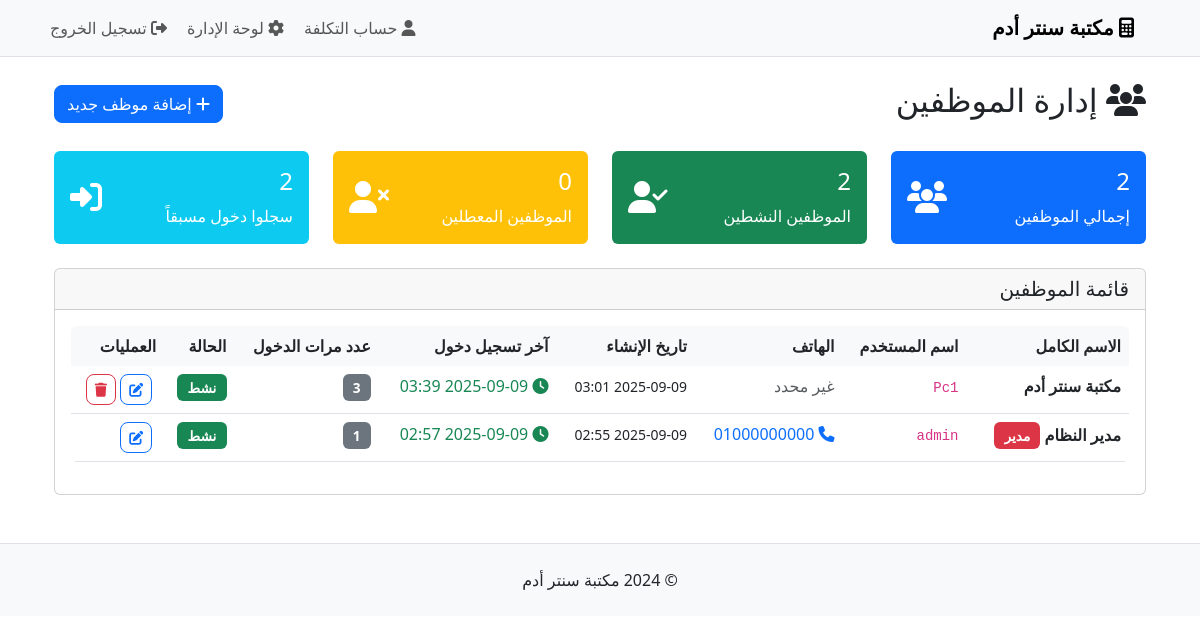
Page /admin/employees (signed in) on the committed database.
### models.py (models this page shows, shortened)
class Employee(db.Model):
    __tablename__ = 'employees'
    id = Column(Integer, primary_key=True)
    username = Column(String(80), unique=True, nullable=False)
    password = Column(String(255), nullable=False)
    full_name = Column(String(100), nullable=False)
    phone = Column(String(20))
    is_active = Column(Boolean, default=True)
    created_at = Column(DateTime, default=datetime.utcnow)
    last_login = Column(DateTime, nullable=True)
    login_count = Column(Integer, default=0)

### routes.py (the view)
@app.route('/admin/employees')
@admin_required
def admin_employees():
    if not is_admin():
        flash('ليس لديك صلاحية لإدارة الموظفين. هذه الصفحة للمدير فقط.', 'error')
        return redirect(url_for('admin_dashboard'))
    employees = Employee.query.order_by(Employee.created_at.desc()).all()
    return render_template('admin/employees.html', employees=employees)

### routes.py (called while the page is built)
def admin_required(f):
    @wraps(f)
    def decorated_function(*args, **kwargs):
        if not session.get('admin_logged_in'):
            flash('يجب تسجيل الدخول للوصول لهذه الصفحة', 'error')
            return redirect(url_for('admin_login'))
        if not is_admin():
            flash('ليس لديك صلاحية للوصول لهذه الصفحة. مخصصة للمدير فقط.', 'error')
            return redirect(url_for('employee_dashboard'))
        return f(*args, **kwargs)
    return decorated_function

def is_admin():
    employee_id = session.get('employee_id')
    if employee_id:
        employee = Employee.query.get(employee_id)
        return employee and employee.username == 'admin'
    return False

### templates/admin/employees.html (shortened to what this page needs)
{% extends "base.html" %}
{% block content %}
<div class="container-fluid">
    <div class="row">
        <div class="col-12">
            <div class="d-flex justify-content-between align-items-center mb-4">
                <h2><i class="fas fa-users"></i> إدارة الموظفين</h2>
                <button class="btn btn-primary" data-bs-toggle="modal" data-bs-target="#addEmployeeModal">
                    <i class="fas fa-plus"></i> إضافة موظف جديد
                </button>
            </div>
            <div class="row mb-4">
                <div class="col-md-3">
                    <div class="card bg-primary text-white">
                        <div class="card-body">
                            <div class="d-flex justify-content-between">
                                <div>
                                    <h4 class="card-title">{{ employees|length }}</h4>
                                    <p class="card-text">إجمالي الموظفين</p>
                                </div>
                                <div class="align-self-center">
                                    <i class="fas fa-users fa-2x"></i>
                                </div>
                            </div>
                        </div>
                    </div>
                </div>
                <div class="col-md-3">
                    <div class="card bg-success text-white">
                        <div class="card-body">
                            <div class="d-flex justify-content-between">
                                <div>
                                    <h4 class="card-title">{{ employees|selectattr('is_active')|list|length }}</h4>
                                    <p class="card-text">الموظفين النشطين</p>
                                </div>
                                <div class="align-self-center">
                                    <i class="fas fa-user-check fa-2x"></i>
                                </div>
                            </div>
                        </div>
                    </div>
                </div>
                <div class="col-md-3">
                    <div class="card bg-warning text-white">
                        <div class="card-body">
                            <div class="d-flex justify-content-between">
                                <div>
                                    <h4 class="card-title">{{ employees|rejectattr('is_active')|list|length }}</h4>
                                    <p class="card-text">الموظفين المعطلين</p>
                                </div>
                                <div class="align-self-center">
                                    <i class="fas fa-user-times fa-2x"></i>
                                </div>
                            </div>
                        </div>
                    </div>
                </div>
                <div class="col-md-3">
                    <div class="card bg-info text-white">
                        <div class="card-body">
                            <div class="d-flex justify-content-between">
                                <div>
                                    <h4 class="card-title">{{ employees|selectattr('last_login')|list|length }}</h4>
                                    <p class="card-text">سجلوا دخول مسبقاً</p>
                                </div>
                                <div class="align-self-center">
                                    <i class="fas fa-sign-in-alt fa-2x"></i>
                                </div>
                            </div>
                        </div>
                    </div>
                </div>
            </div>
            <div class="card">
                <div class="card-header">
                    <h5 class="mb-0">قائمة الموظفين</h5>
                </div>
                <div class="card-body">
                    <div class="table-responsive">
                        <table class="table table-hover">
                            <thead>
                                <tr>
                                    <th>الاسم الكامل</th>
                                    <th>اسم المستخدم</th>
                                    <th>الهاتف</th>
                                    <th>تاريخ الإنشاء</th>
                                    <th>آخر تسجيل دخول</th>
                                    <th>عدد مرات الدخول</th>
                                    <th>الحالة</th>
                                    <th>العمليات</th>
                                </tr>
                            </thead>
                            <tbody>
                                {% for employee in employees %}
                                <tr class="{% if not employee.is_active %}table-secondary{% endif %}">
                                    <td>
                                        <strong>{{ employee.full_name }}</strong>
                                        {% if employee.username == 'admin' %}
                                        <span class="badge bg-danger ms-2">مدير</span>
                                        {% endif %}
                                    </td>
                                    <td><code>{{ employee.username }}</code></td>
                                    <td>
                                        {% if employee.phone %}
                                        <a href="tel:{{ employee.phone }}" class="text-decoration-none">
                                            <i class="fas fa-phone"></i> {{ employee.phone }}
                                        </a>
                                        {% else %}
                                        <span class="text-muted">غير محدد</span>
                                        {% endif %}
                                    </td>
                                    <td>
                                        <small>{{ employee.created_at.strftime('%Y-%m-%d %H:%M') if employee.created_at else 'غير محدد' }}</small>
                                    </td>
                                    <td>
                                        {% if employee.last_login %}
                                        <span class="text-success">
                                            <i class="fas fa-clock"></i>
                                            {{ employee.last_login.strftime('%Y-%m-%d %H:%M') }}
                                        </span>
                                        {% else %}
                                        <span class="text-muted">لم يسجل دخول بعد</span>
                                        {% endif %}
                                    </td>
                                    <td>
                                        <span class="badge bg-secondary">{{ employee.login_count or 0 }}</span>
                                    </td>
                                    <td>
                                        {% if employee.is_active %}
                                        <span class="badge bg-success">نشط</span>
                                        {% else %}
                                        <span class="badge bg-secondary">معطل</span>
                                        {% endif %}
                                    </td>
                                    <td>
                                        <button class="btn btn-sm btn-outline-primary me-1"
                                                data-bs-toggle="modal"
                                                data-bs-target="#editEmployeeModal{{ employee.id }}">
                                            <i class="fas fa-edit"></i>
                                        </button>
                                        {% if employee.username != 'admin' %}
                                        <button class="btn btn-sm btn-outline-danger"
                                                data-bs-toggle="modal"
                                                data-bs-target="#deleteEmployeeModal{{ employee.id }}">
                                            <i class="fas fa-trash"></i>
                                        </button>
                                        {% endif %}
                                    </td>
                                </tr>
                                {% endfor %}
                            </tbody>
                        </table>
                    </div>
                </div>
            </div>
        </div>
    </div>
</div>
{% endblock %}

### static/css/style.css (style rules this page uses)
body { font-family: 'Segoe UI', Tahoma, Geneva, Verdana, sans-serif; background-color: #ffffff; color: #212529; }
[dir="rtl"] { text-align: right; }
.card { transition: all 0.3s ease; }
.btn { border-radius: 8px; font-weight: 500; }
.table { border-radius: 0.375rem; overflow: hidden; }
.table th { background-color: #f8f9fa; border: none; font-weight: 600; color: #212529; }
.badge { font-size: 0.85em; padding: 0.5em 0.75em; }
.card.bg-primary, .card.bg-success, .card.bg-info, .card.bg-warning { border: none; }

### rows in the picture
Employee: full_name "مكتبة سنتر أدم", username "Pc1", phone "غير محدد", created_at "2025-09-09 03:01", last_login "2025-09-09 03:39", login_count "3", is_active "نشط"
Employee: full_name "مدير النظام", username "admin", phone "01000000000", created_at "2025-09-09 02:55", last_login "2025-09-09 02:57", login_count "1", is_active "نشط"

### other values in the picture
{{ employees|length }} "2"
{{ employees|selectattr('is_active')|list|length }} "2"
{{ employees|rejectattr('is_active')|list|length }} "0"
{{ employees|selectattr('last_login')|list|length }} "2"
